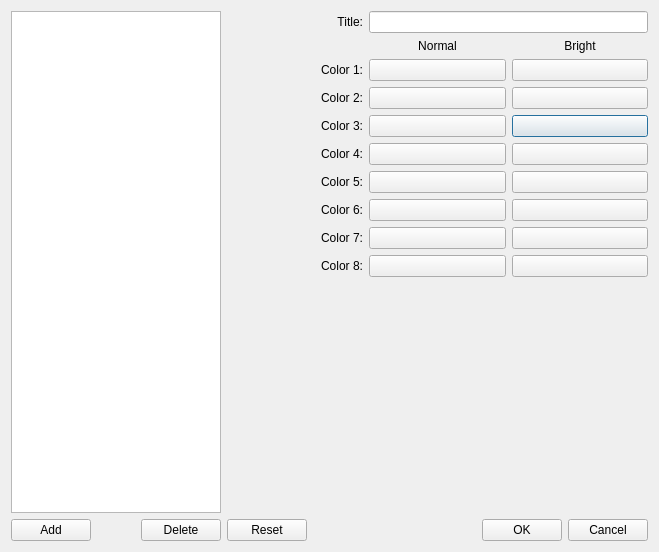
<?xml version="1.0" encoding="UTF-8"?>
<ui version="4.0">
 <class>schemeDialog</class>
 <widget class="QDialog" name="schemeDialog">
  <property name="geometry">
   <rect>
    <x>0</x>
    <y>0</y>
    <width>659</width>
    <height>552</height>
   </rect>
  </property>
  <property name="windowTitle">
   <string>Scheme Editor</string>
  </property>
  <layout class="QGridLayout" name="gridLayout_2" columnstretch="2,4">
   <item row="0" column="0">
    <widget class="QListWidget" name="nameListWidget"/>
   </item>
   <item row="0" column="1">
    <layout class="QGridLayout" name="gridLayout">
     <item row="5" column="0">
      <widget class="QLabel" name="textLabel1_8">
       <property name="text">
        <string>Color 4:</string>
       </property>
       <property name="alignment">
        <set>Qt::AlignRight|Qt::AlignTrailing|Qt::AlignVCenter</set>
       </property>
       <property name="buddy">
        <cstring>clr3Button</cstring>
       </property>
      </widget>
     </item>
     <item row="0" column="1" colspan="2">
      <widget class="QLineEdit" name="titleLineEdit"/>
     </item>
     <item row="2" column="0">
      <widget class="QLabel" name="textLabel1_5">
       <property name="text">
        <string>Color 1:</string>
       </property>
       <property name="alignment">
        <set>Qt::AlignRight|Qt::AlignTrailing|Qt::AlignVCenter</set>
       </property>
       <property name="buddy">
        <cstring>clr0Button</cstring>
       </property>
      </widget>
     </item>
     <item row="1" column="1">
      <widget class="QLabel" name="textLabel1_3">
       <property name="text">
        <string>Normal</string>
       </property>
       <property name="alignment">
        <set>Qt::AlignCenter</set>
       </property>
       <property name="buddy">
        <cstring>clr0Button</cstring>
       </property>
      </widget>
     </item>
     <item row="4" column="2">
      <widget class="QPushButton" name="clr10Button">
       <property name="text">
        <string/>
       </property>
      </widget>
     </item>
     <item row="3" column="1">
      <widget class="QPushButton" name="clr1Button">
       <property name="text">
        <string/>
       </property>
      </widget>
     </item>
     <item row="4" column="0">
      <widget class="QLabel" name="textLabel1_7">
       <property name="text">
        <string>Color 3:</string>
       </property>
       <property name="alignment">
        <set>Qt::AlignRight|Qt::AlignTrailing|Qt::AlignVCenter</set>
       </property>
       <property name="buddy">
        <cstring>clr2Button</cstring>
       </property>
      </widget>
     </item>
     <item row="8" column="1">
      <widget class="QPushButton" name="clr6Button">
       <property name="text">
        <string/>
       </property>
      </widget>
     </item>
     <item row="0" column="0">
      <widget class="QLabel" name="textLabel1_2">
       <property name="text">
        <string>Title:</string>
       </property>
       <property name="alignment">
        <set>Qt::AlignRight|Qt::AlignTrailing|Qt::AlignVCenter</set>
       </property>
       <property name="buddy">
        <cstring>titleLineEdit</cstring>
       </property>
      </widget>
     </item>
     <item row="1" column="2">
      <widget class="QLabel" name="textLabel1_4">
       <property name="text">
        <string>Bright</string>
       </property>
       <property name="alignment">
        <set>Qt::AlignCenter</set>
       </property>
       <property name="buddy">
        <cstring>clr8Button</cstring>
       </property>
      </widget>
     </item>
     <item row="4" column="1">
      <widget class="QPushButton" name="clr2Button">
       <property name="text">
        <string/>
       </property>
      </widget>
     </item>
     <item row="8" column="0">
      <widget class="QLabel" name="textLabel1_11">
       <property name="text">
        <string>Color 7:</string>
       </property>
       <property name="alignment">
        <set>Qt::AlignRight|Qt::AlignTrailing|Qt::AlignVCenter</set>
       </property>
       <property name="buddy">
        <cstring>clr6Button</cstring>
       </property>
      </widget>
     </item>
     <item row="3" column="0">
      <widget class="QLabel" name="textLabel1_6">
       <property name="text">
        <string>Color 2:</string>
       </property>
       <property name="alignment">
        <set>Qt::AlignRight|Qt::AlignTrailing|Qt::AlignVCenter</set>
       </property>
       <property name="buddy">
        <cstring>clr1Button</cstring>
       </property>
      </widget>
     </item>
     <item row="5" column="2">
      <widget class="QPushButton" name="clr11Button">
       <property name="text">
        <string/>
       </property>
      </widget>
     </item>
     <item row="8" column="2">
      <widget class="QPushButton" name="clr14Button">
       <property name="text">
        <string/>
       </property>
      </widget>
     </item>
     <item row="9" column="1">
      <widget class="QPushButton" name="clr7Button">
       <property name="text">
        <string/>
       </property>
      </widget>
     </item>
     <item row="9" column="0">
      <widget class="QLabel" name="textLabel1_12">
       <property name="text">
        <string>Color 8:</string>
       </property>
       <property name="alignment">
        <set>Qt::AlignRight|Qt::AlignTrailing|Qt::AlignVCenter</set>
       </property>
       <property name="buddy">
        <cstring>clr7Button</cstring>
       </property>
      </widget>
     </item>
     <item row="6" column="1">
      <widget class="QPushButton" name="clr4Button">
       <property name="text">
        <string/>
       </property>
      </widget>
     </item>
     <item row="9" column="2">
      <widget class="QPushButton" name="clr15Button">
       <property name="text">
        <string/>
       </property>
      </widget>
     </item>
     <item row="5" column="1">
      <widget class="QPushButton" name="clr3Button">
       <property name="text">
        <string/>
       </property>
      </widget>
     </item>
     <item row="2" column="2">
      <widget class="QPushButton" name="clr8Button">
       <property name="text">
        <string/>
       </property>
      </widget>
     </item>
     <item row="2" column="1">
      <widget class="QPushButton" name="clr0Button">
       <property name="text">
        <string/>
       </property>
      </widget>
     </item>
     <item row="6" column="2">
      <widget class="QPushButton" name="clr12Button">
       <property name="text">
        <string/>
       </property>
      </widget>
     </item>
     <item row="7" column="1">
      <widget class="QPushButton" name="clr5Button">
       <property name="text">
        <string/>
       </property>
      </widget>
     </item>
     <item row="3" column="2">
      <widget class="QPushButton" name="clr9Button">
       <property name="text">
        <string/>
       </property>
      </widget>
     </item>
     <item row="7" column="0">
      <widget class="QLabel" name="textLabel1_10">
       <property name="text">
        <string>Color 6:</string>
       </property>
       <property name="alignment">
        <set>Qt::AlignRight|Qt::AlignTrailing|Qt::AlignVCenter</set>
       </property>
       <property name="buddy">
        <cstring>clr5Button</cstring>
       </property>
      </widget>
     </item>
     <item row="7" column="2">
      <widget class="QPushButton" name="clr13Button">
       <property name="text">
        <string/>
       </property>
      </widget>
     </item>
     <item row="6" column="0">
      <widget class="QLabel" name="textLabel1_9">
       <property name="text">
        <string>Color 5:</string>
       </property>
       <property name="alignment">
        <set>Qt::AlignRight|Qt::AlignTrailing|Qt::AlignVCenter</set>
       </property>
       <property name="buddy">
        <cstring>clr4Button</cstring>
       </property>
      </widget>
     </item>
     <item row="10" column="1">
      <spacer name="verticalSpacer">
       <property name="orientation">
        <enum>Qt::Vertical</enum>
       </property>
       <property name="sizeHint" stdset="0">
        <size>
         <width>20</width>
         <height>40</height>
        </size>
       </property>
      </spacer>
     </item>
    </layout>
   </item>
   <item row="1" column="0">
    <layout class="QHBoxLayout" name="horizontalLayout">
     <item>
      <widget class="QPushButton" name="saveButton">
       <property name="text">
        <string>Add</string>
       </property>
      </widget>
     </item>
     <item>
      <spacer name="horizontalSpacer">
       <property name="orientation">
        <enum>Qt::Horizontal</enum>
       </property>
       <property name="sizeHint" stdset="0">
        <size>
         <width>40</width>
         <height>20</height>
        </size>
       </property>
      </spacer>
     </item>
     <item>
      <widget class="QPushButton" name="removeButton">
       <property name="text">
        <string>Delete</string>
       </property>
      </widget>
     </item>
    </layout>
   </item>
   <item row="1" column="1">
    <layout class="QHBoxLayout" name="horizontalLayout_2">
     <item>
      <widget class="QPushButton" name="resetButton">
       <property name="text">
        <string>Reset</string>
       </property>
      </widget>
     </item>
     <item>
      <spacer name="horizontalSpacer_2">
       <property name="orientation">
        <enum>Qt::Horizontal</enum>
       </property>
       <property name="sizeHint" stdset="0">
        <size>
         <width>40</width>
         <height>20</height>
        </size>
       </property>
      </spacer>
     </item>
     <item>
      <widget class="QPushButton" name="okButton">
       <property name="text">
        <string>OK</string>
       </property>
      </widget>
     </item>
     <item>
      <widget class="QPushButton" name="cancelButton">
       <property name="text">
        <string>Cancel</string>
       </property>
      </widget>
     </item>
    </layout>
   </item>
  </layout>
  <zorder>nameListWidget</zorder>
 </widget>
 <layoutdefault spacing="6" margin="11"/>
 <tabstops>
  <tabstop>nameListWidget</tabstop>
  <tabstop>titleLineEdit</tabstop>
  <tabstop>clr0Button</tabstop>
  <tabstop>clr8Button</tabstop>
  <tabstop>clr1Button</tabstop>
  <tabstop>clr9Button</tabstop>
  <tabstop>clr2Button</tabstop>
  <tabstop>clr10Button</tabstop>
  <tabstop>clr3Button</tabstop>
  <tabstop>clr11Button</tabstop>
  <tabstop>clr4Button</tabstop>
  <tabstop>clr12Button</tabstop>
  <tabstop>clr5Button</tabstop>
  <tabstop>clr13Button</tabstop>
  <tabstop>clr6Button</tabstop>
  <tabstop>clr14Button</tabstop>
  <tabstop>clr7Button</tabstop>
  <tabstop>clr15Button</tabstop>
  <tabstop>saveButton</tabstop>
  <tabstop>removeButton</tabstop>
  <tabstop>resetButton</tabstop>
  <tabstop>okButton</tabstop>
  <tabstop>cancelButton</tabstop>
 </tabstops>
 <resources/>
 <connections/>
</ui>
